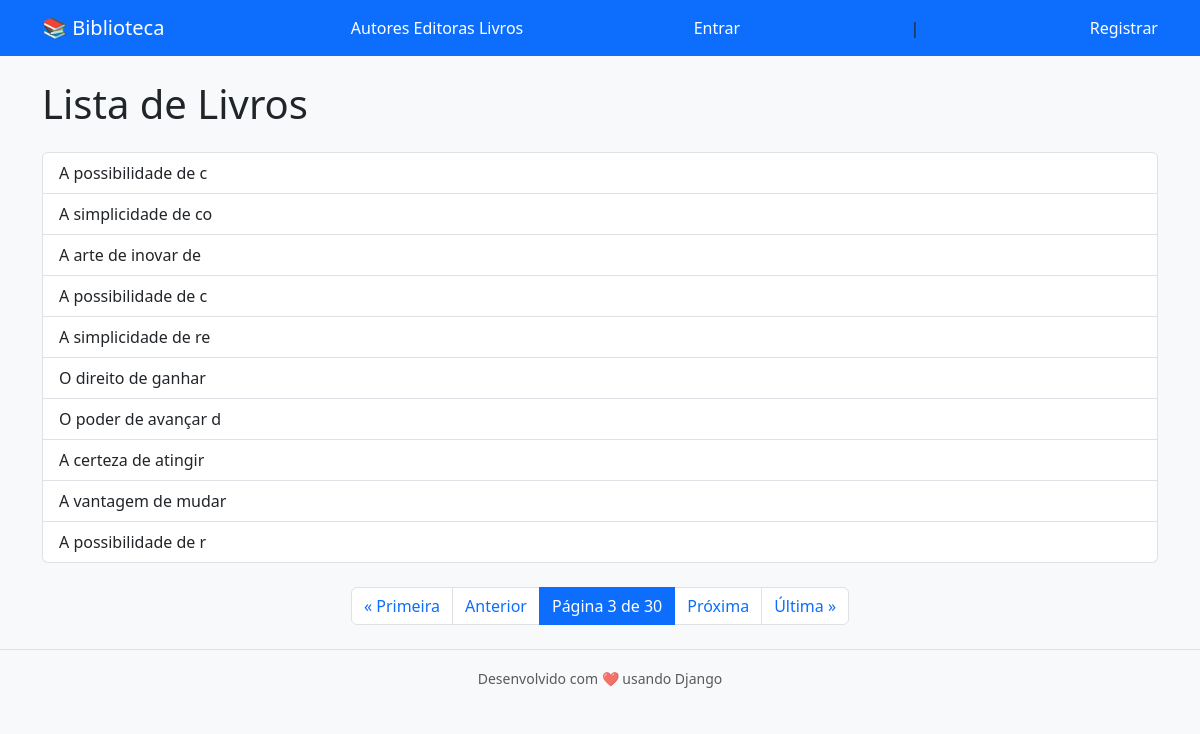
The page /biblioteca/livro/?page=3 on the database its author committed.
### biblioteca/models.py (models this page shows)
class Livro(models.Model):
    id = models.AutoField(primary_key=True)
    isbn = models.CharField(max_length=13, unique=True)
    autor = models.ForeignKey(
        Autor,
        on_delete=models.CASCADE
    )
    titulo = models.CharField(max_length=500)
    publicacao = models.DateField()
    preco = models.DecimalField(max_digits=6, decimal_places=2)
    estoque = models.IntegerField()
    editora = models.ForeignKey(Editora, on_delete=models.CASCADE)
    def __str__(self):
        return self.titulo

### biblioteca/views.py (the view)
# urls.py: path('<str:entidade>/', views.listar_objetos, name='listar'),
def listar_objetos(request, entidade):
    modelo, _ = MAPEAMENTO.get(entidade, (None, None))
    if not modelo:
        return render(request, 'biblioteca/erro.html', {'mensagem': f'Entidade "{entidade}" inválida.'})
    objetos_list = modelo.objects.all().order_by('id')
    page_obj = None
    is_paginated = False
    if entidade == 'livro':
        paginator = Paginator(objetos_list, 10) # 10 livros por página
        page_number = request.GET.get('page')
        page_obj = paginator.get_page(page_number)
        context_objetos = page_obj # O template irá iterar sobre 'page_obj'
        is_paginated = True
    else:
        context_objetos = objetos_list # Entidades sem paginação
    return render(request, 'biblioteca/lista.html', {
        'objetos': context_objetos,
        'entidade': entidade,
        'is_paginated': is_paginated, # Flag para o template
        'page_obj': page_obj # Objeto Paginator para os controles
    })

### biblioteca/templates/biblioteca/lista.html (shortened to what this page needs)
{% extends 'biblioteca/base.html' %}
{% block content %}
<h1 class="mb-4">Lista de {{ entidade|capfirst }}s</h1>
{% if objetos %}
    <ul class="list-group">
        {% for obj in objetos %}
            <li class="list-group-item d-flex justify-content-between align-items-center">
                <span>{{ obj }}</span>
            </li>
        {% endfor %}
    </ul>
    {% if is_paginated %}
      <nav aria-label="Page navigation" class="mt-4">
        <ul class="pagination justify-content-center">
          {% if page_obj.has_previous %}
            <li class="page-item">
              <a class="page-link" href="?page=1">&laquo; Primeira</a>
            </li>
            <li class="page-item">
              <a class="page-link" href="?page={{ page_obj.previous_page_number }}">Anterior</a>
            </li>
          {% endif %}
          <li class="page-item active" aria-current="page">
            <span class="page-link">
              Página {{ page_obj.number }} de {{ page_obj.paginator.num_pages }}
            </span>
          </li>
          {% if page_obj.has_next %}
            <li class="page-item">
              <a class="page-link" href="?page={{ page_obj.next_page_number }}">Próxima</a>
            </li>
            <li class="page-item">
              <a class="page-link" href="?page={{ page_obj.paginator.num_pages }}">Última &raquo;</a>
            </li>
          {% endif %}
        </ul>
      </nav>
    {% endif %}
{% else %}
    <p class="text-muted">Nenhum {{ entidade }} cadastrado.</p>
{% endif %}
{% endblock %}

### rows shown on the page
Livro: titulo "A possibilidade de c"
Livro: titulo "A simplicidade de co"
Livro: titulo "A arte de inovar de"
Livro: titulo "A possibilidade de c"
Livro: titulo "A simplicidade de re"
Livro: titulo "O direito de ganhar"
Livro: titulo "O poder de avançar d"
Livro: titulo "A certeza de atingir"
Livro: titulo "A vantagem de mudar"
Livro: titulo "A possibilidade de r"

### other values the page prints
{{ entidade|capfirst }} "Livro"
{{ page_obj.number }} "3"
{{ page_obj.paginator.num_pages }} "30"
